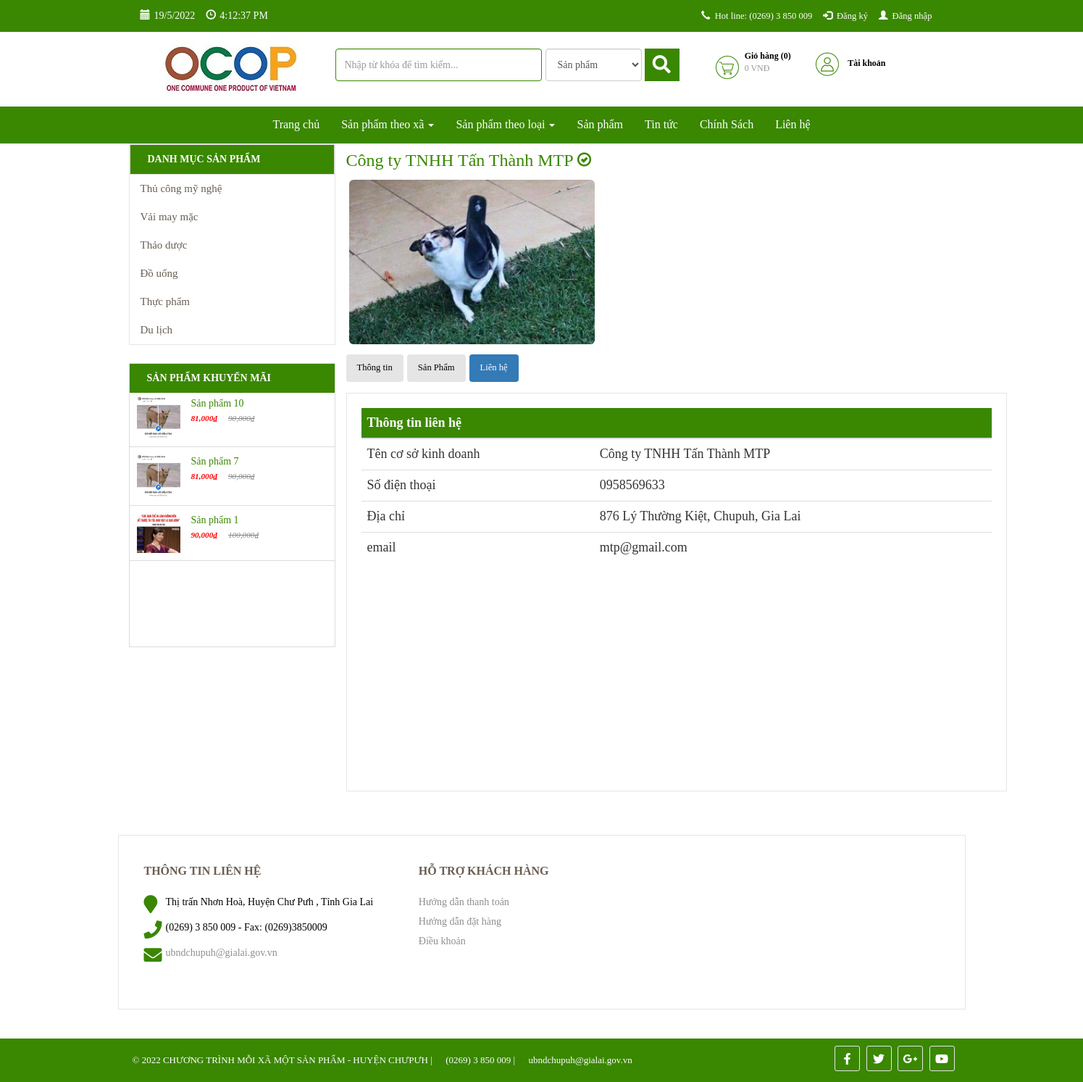
Page /doanhngiep/detail/10 on the committed database.
### tables this page shows
CREATE TABLE `db_category` (
  `id` int(11) NOT NULL,
  `name` varchar(255) NOT NULL,
  `link` varchar(255) NOT NULL,
  `level` int(2) NOT NULL,
  `parentid` int(11) NOT NULL,
  `orders` varchar(5) DEFAULT NULL,
  `created_at` datetime NOT NULL,
  `created_by` varchar(255) NOT NULL,
  `updated_at` datetime NOT NULL,
  `updated_by` varchar(255) NOT NULL,
  `trash` tinyint(1) NOT NULL DEFAULT 1,
  `status` tinyint(1) NOT NULL DEFAULT 1
);

CREATE TABLE `db_product` (
  `id` int(11) NOT NULL,
  `catid` int(11) NOT NULL,
  `name` varchar(255) NOT NULL,
  `alias` varchar(255) NOT NULL,
  `avatar` varchar(255) NOT NULL,
  `img` varchar(255) NOT NULL,
  `sortDesc` text NOT NULL,
  `detail` text NOT NULL,
  `producer` int(11) NOT NULL,
  `number` int(11) NOT NULL,
  `number_buy` int(11) NOT NULL,
  `sale` int(3) DEFAULT NULL,
  `price` int(11) NOT NULL,
  `price_sale` int(11) NOT NULL,
  `created` datetime NOT NULL,
  `created_by` varchar(100) NOT NULL DEFAULT 'HDL',
  `modified` datetime NOT NULL,
  `modified_by` varchar(100) NOT NULL DEFAULT 'HDL',
  `trash` int(1) NOT NULL DEFAULT 1,
  `status` int(1) NOT NULL DEFAULT 1,
  `userId` int(11) DEFAULT NULL,
  `img2` varchar(255) DEFAULT NULL,
  `img3` varchar(255) DEFAULT NULL,
  `img4` varchar(255) DEFAULT NULL,
  `is_hot` int(11) NOT NULL DEFAULT 0
);

CREATE TABLE `db_user` (
  `id` int(11) NOT NULL,
  `fullname` varchar(255) NOT NULL,
  `username` varchar(225) NOT NULL,
  `password` varchar(64) NOT NULL,
  `role` int(11) NOT NULL,
  `email` varchar(255) NOT NULL,
  `gender` int(1) NOT NULL,
  `phone` varchar(15) NOT NULL,
  `address` varchar(255) NOT NULL,
  `img` varchar(255) NOT NULL,
  `created` datetime NOT NULL,
  `trash` int(1) NOT NULL DEFAULT 1,
  `status` int(1) NOT NULL DEFAULT 1,
  `detail` text DEFAULT NULL,
  `star` int(11) NOT NULL DEFAULT 1
);

### application/controllers/Doanhngiep.php (called while the page is built, shortened)
<?php
class Doanhngiep extends CI_Controller {
    function __construct() {
        $this->load->model('frontend/Mproduct');
		$this->load->model('frontend/Mproducer');
        $this->load->model('frontend/Mcategory');
		$this->load->model('frontend/Mevaluate');
		$this->load->model('backend/Muser');
        $this->data['com']='doanhngiep';
        $this->load->library('session');
        $this->load->library('phantrang');
    }
    public function detail($link){
		$row = $this->Muser->user_detail_id_fg($link);
		$this->load->library('phantrang');
        $limit=10;
        $current= 1;
        $first=$this->phantrang->PageFirst($limit, $current);
        $total=$this->Mproduct->product_sanpham_id_count($row['id']);
		$this->data['strphantrang']=$this->phantrang->PagePer($total, $current, $limit, $url='doanhngiep');
		$this->data['list'] = $this->Mproduct->product_sanpham_id($limit,$first,$row['id']);
		$this->data['row']=$row;
        $this->data['title']='OCOP CHƯPƯH - Giới thiệu';
        $this->data['view']='detail';
		$this->load->view('frontend/layout',$this->data);
	}
}

### index.php (called while the page is built, shortened)
<?php
require_once BASEPATH.'core/CodeIgniter.php';

### application/models/frontend/Mcategory.php (called while the page is built, shortened)
<?php
class Mcategory extends CI_Model {
    public function __construct()
    {
        $this->table = $this->db->dbprefix('category');
    }
    public function category_menu($parentid)
    {
        $this->db->where('parentid', $parentid);
        $this->db->where('status', 1);
        $this->db->where('trash', 1);
        $this->db->order_by('orders asc, updated_at desc');
        $query = $this->db->get($this->table);
        return $query->result_array();
    }
}

### application/models/frontend/Mproduct.php (called while the page is built, shortened)
<?php
class Mproduct extends CI_Model {
    public function __construct()
    {
        $this->table = $this->db->dbprefix('product');
    }
    public function product_sale($limit)
    {
        $this->db->where('status', 1);
        $this->db->where('trash', 1);
        $this->db->limit($limit);
        $this->db->order_by('sale', 'desc');
        $this->db->order_by('modified', 'desc');
        $query = $this->db->get($this->table);
        return $query->result_array();
    }
	  public function product_sanpham_id($limit,$first,$userId)
	  {
		  $this->db->where('trash', 1);
		  $this->db->where('userId', $userId);
		  $this->db->order_by('id', 'desc');
		  $query = $this->db->get($this->table, $limit,$first);
		  return $query->result_array();
	  }
	  public function product_sanpham_id_count($userId)
	  {
		  $this->db->where('status', 1);
		  $this->db->where('userId', $userId);
		  $this->db->where('trash', 1);
		  $query = $this->db->get($this->table);
		  return count($query->result_array());
	  }
}

### application/models/backend/Muser.php (called while the page is built, shortened)
<?php if ( ! defined('BASEPATH')) exit('No direct script access allowed');
class Muser extends CI_Model {
	public function __construct(){
        $this->table = $this->db->dbprefix('user');
    }
    function user_detail_id_fg($id){
        $this->db->where('id', $id);
        $this->db->where('status', 1);
        $this->db->where('trash', 1);
        $query = $this->db->get($this->table);
        return $query->row_array();
    }
}

### application/views/frontend/components/doanhngiep/detail.php (the view, shortened to what this page needs)
<section id="product-all" class="collection">
	<div class="slider">
		<div class="container">
			<div class="col-xs-12 col-sm-12 col-md-3 col-lg-3">
				<div class="list-menu pull-left col-xs-12 col-sm-12 col-md-12 col-lg-12">
					<?php $this->load->view('frontend/modules/category'); ?>
				</div>
				<?php $this->load->view('frontend/modules/product-sale'); ?>
			</div>
			<div class="col-xs-12 col-sm-12 col-md-9 col-lg-9 product-content">
				<div class="container" style="color:#3a8701">
					<h3 style="margin-top:10px"><?php echo $row['fullname'] ?><i style="font-size:20px; margin-left:5px" class="glyphicon glyphicon-ok-circle"></i></h3>
				</div>
				<div class="container">
					<div class="flexslider">
						<div data-thumb="public/images/admin/<?php echo $row['img'] ?>">
							<div class="thumb-image"> <img style="width:30%; border-radius:6px" src="public/images/admin/<?php echo $row['img']; ?>" class="img-responsive"> </div>
						</div>
					</div>
				</div>
				<div class="container">
					<ul style="margin-bottom:15px" class="nav nav-pills mb-3 dn-detail" id="pills-tab" role="tablist">
						<li class="nav-item ">
							<a class="nav-link" id="pills-home-tab" data-toggle="pill" href="#pills-home" role="tab" aria-controls="pills-home" aria-selected="true">Thông tin</a>
						</li>
						<li class="nav-item">
							<a class="nav-link" id="pills-profile-tab" data-toggle="pill" href="#pills-profile" role="tab" aria-controls="pills-profile" aria-selected="false">Sản Phẩm</a>
						</li>
						<li class="nav-item active">
							<a class="nav-link" id="pills-contact-tab" data-toggle="pill" href="#pills-contact" role="tab" aria-controls="pills-contact" aria-selected="false">Liên hệ</a>
						</li>
					</ul>
					<div class="tab-content" id="pills-tabContent">
						<div class="tab-pane active detail-dn products-grid clearfix" id="pills-contact" role="tabpanel" aria-labelledby="pills-contact-tab">
						<table class="table table-hover">
							<thead>
							<tr>
								<th colspan="2" style="background:#3a8701; color:#fff">Thông tin liên hệ</th>
							</tr>
							</thead>
							<tbody>
							<tr>
								<td>Tên cơ sở kinh doanh</td>
								<td><?php echo $row['fullname'] ?></td>
							</tr>
							<tr>
								<td>Số điện thoại</td>
								<td><?php echo $row['phone'] ?></td>
							</tr>
							<tr>
								<td>Địa chỉ</td>
								<td><?php echo $row['address'] ?></td>
							</tr>
							<tr>
								<td>email</td>
								<td><?php echo $row['email'] ?></td>
							</tr>
							</tbody>
						</table>
						</div>
					</div>
				</div>
			</div>
		</div>
	</div>
</section>

### application/views/frontend/modules/category.php (shortened to what this page needs)
<div class="widget" style="margin: 0px; min-height: 0px;">
    <p>Danh mục sản phẩm</p>
</div>
<?php
$listcat = $this->Mcategory->category_menu(0);
$html_menu='<ul class="main-ul">';
foreach ($listcat as $menu) {
    $html_menu.='<li>';
    $html_menu.="<a href='san-pham/".$menu['link']." ' title=' ".$menu['name']."'>";
    $html_menu.=$menu['name'];
    $html_menu.='</i>';
    $html_menu.="</a>";
    $html_menu.="</li>";
}
$html_menu.="</ul>";
echo $html_menu;
?>

### application/views/frontend/modules/product-sale.php
<div class="col-xs-12 col-sm-12 col-md-12 col-lg-12 products-sale-off">
    <div class="widget">
        <p>Sản phẩm khuyến mãi</p>
        <div class="panel-left-body">
            <?php
                $list = $this->Mproduct->product_sale('4');
                $html_menu='<div id="post-list-footer" class="sidebar_menu">';
                foreach ($list as $menu) {
                    if($menu['sale'] > 0){
                        $html_menu.="<div class = 'spost clearfix'>";
                            $html_menu.="<div class='entry-image'>";
                                $html_menu.="<a href=".$menu['alias']." title=' ".$menu['name']."'>";
                                    $html_menu.="<img src='public/images/products/".$menu['img']."'>";
                                $html_menu.="</a>";
                            $html_menu.='</div>';
                            $html_menu.='<div class="entry-c" style="width:194px;">';
                                $html_menu.='<div class="entry-title">';
                                    $html_menu.="<a class='ws-nw overflow ellipsis' href=".$menu['alias']." title=' ".$menu['name']."'>";
                                        $html_menu.=$menu['name'];
                                    $html_menu.="</a>";
                                $html_menu.='</div>';
                                $html_menu.='<ul class="entry-meta">';
                                    $html_menu.='<li class="color">';
                                        $html_menu.="<ins>".number_format($menu['price_sale']).'₫'."</ins>";
                                        $html_menu.="<del>".number_format($menu['price']).'₫'."</del>";
                                    $html_menu.='</li>';
                                $html_menu.='</ul>';
                            $html_menu.='</div>';
                        $html_menu.="</div>";
                    }
                }
                $html_menu.="</div>";
            echo $html_menu;
            ?>
        </div>
    </div>
</div>

### rows in the picture
db_category: value "Thủ công mỹ nghệ"
db_category: value "Vải may mặc"
db_category: value "Thảo dược"
db_category: value "Đồ uống"
db_category: value "Thực phẩm"
db_category: value "Du lịch"
db_product: img (picture), sale "Sản phẩm 10", price_sale "81,000", price "90,000"
db_product: img (picture), sale "Sản phẩm 7", price_sale "81,000", price "90,000"
db_product: img (picture), sale "Sản phẩm 1", price_sale "90,000", price "100,000"
db_user: fullname "Công ty TNHH Tấn Thành MTP", img (picture), phone "0958569633", address "876 Lý Thường Kiệt, Chupuh, Gia Lai", email "mtp@gmail.com"
